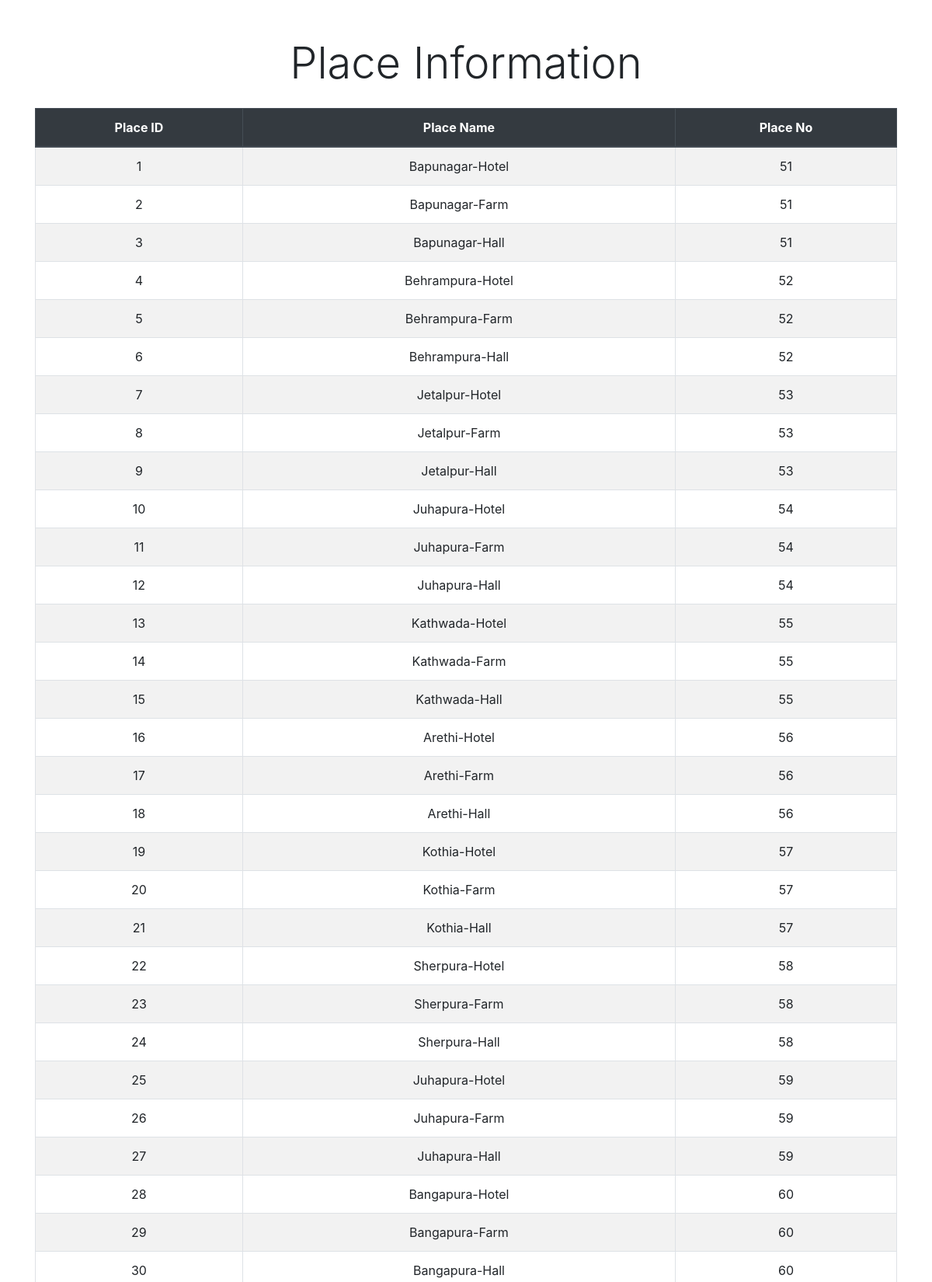
Screenshot of /Admin/client-show-place.php (upper part) with the database file from the repository.
### tables this page shows
CREATE TABLE `e_place` (
  `place_id` int(11) NOT NULL,
  `place_name` varchar(30) NOT NULL,
  `place_no` int(30) NOT NULL
);

### Admin/client-show-place.php (the view, shortened to what this page needs)
<!DOCTYPE html>
<html lang="en">
<head>
    <link rel="stylesheet" href="https://stackpath.bootstrapcdn.com/bootstrap/4.5.2/css/bootstrap.min.css">
    <link rel="stylesheet" href="https://stackpath.bootstrapcdn.com/bootstrap/4.5.2/css/bootstrap-theme.min.css">
</head>
<body>
<div class="container">
    <h1 class="display-4 text-center mt-5 mb-4">Place Information</h1>
    <?php
    require "connection.php";
    $sql = "SELECT place_id, place_name, place_no FROM e_place";
    $result = mysqli_query($conn, $sql);
    if (mysqli_num_rows($result) > 0) {
        echo '<div class="table-responsive">';
        echo '<table class="table table-striped table-bordered">';
        echo '<thead class="thead-dark"><tr><th style="text-align: center;">Place ID</th><th style="text-align: center;">Place Name</th><th style="text-align: center;">Place No</th></tr></thead>';
        echo '<tbody>';
        while ($row = mysqli_fetch_assoc($result)) {
            echo '<tr>';
            echo '<td style="text-align: center;">' . $row["place_id"] . '</td>';
            echo '<td style="text-align: center;">' . $row["place_name"] . '</td>';
            echo '<td style="text-align: center;">' . $row["place_no"] . '</td>';
            echo '</tr>';
        }
        echo '</tbody></table>';
        echo '</div>';
    } else {
        echo '<p class="text-center">0 results</p>';
    }
    ?>
</div>
</body>
</html>

### rows the page displays
e_place: place_id "1", place_name "Bapunagar-Hotel", place_no "51"
e_place: place_id "2", place_name "Bapunagar-Farm", place_no "51"
e_place: place_id "3", place_name "Bapunagar-Hall", place_no "51"
e_place: place_id "4", place_name "Behrampura-Hotel", place_no "52"
e_place: place_id "5", place_name "Behrampura-Farm", place_no "52"
e_place: place_id "6", place_name "Behrampura-Hall", place_no "52"
e_place: place_id "7", place_name "Jetalpur-Hotel", place_no "53"
e_place: place_id "8", place_name "Jetalpur-Farm", place_no "53"
e_place: place_id "9", place_name "Jetalpur-Hall", place_no "53"
e_place: place_id "10", place_name "Juhapura-Hotel", place_no "54"
e_place: place_id "11", place_name "Juhapura-Farm", place_no "54"
e_place: place_id "12", place_name "Juhapura-Hall", place_no "54"
e_place: place_id "13", place_name "Kathwada-Hotel", place_no "55"
e_place: place_id "14", place_name "Kathwada-Farm", place_no "55"
e_place: place_id "15", place_name "Kathwada-Hall", place_no "55"
e_place: place_id "16", place_name "Arethi-Hotel", place_no "56"
e_place: place_id "17", place_name "Arethi-Farm", place_no "56"
e_place: place_id "18", place_name "Arethi-Hall", place_no "56"
e_place: place_id "19", place_name "Kothia-Hotel", place_no "57"
e_place: place_id "20", place_name "Kothia-Farm", place_no "57"
e_place: place_id "21", place_name "Kothia-Hall", place_no "57"
e_place: place_id "22", place_name "Sherpura-Hotel", place_no "58"
e_place: place_id "23", place_name "Sherpura-Farm", place_no "58"
e_place: place_id "24", place_name "Sherpura-Hall", place_no "58"
e_place: place_id "25", place_name "Juhapura-Hotel", place_no "59"
e_place: place_id "26", place_name "Juhapura-Farm", place_no "59"
e_place: place_id "27", place_name "Juhapura-Hall", place_no "59"
e_place: place_id "28", place_name "Bangapura-Hotel", place_no "60"
e_place: place_id "29", place_name "Bangapura-Farm", place_no "60"
e_place: place_id "30", place_name "Bangapura-Hall", place_no "60"
